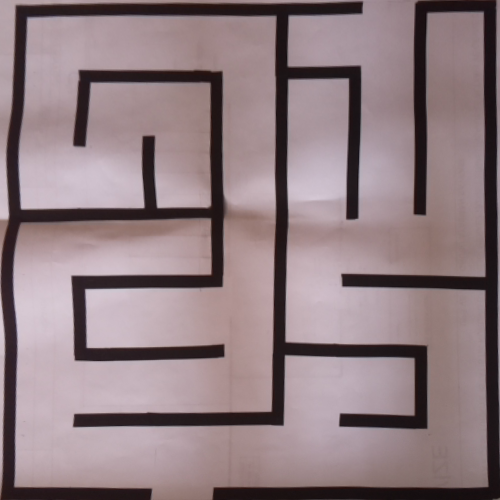
#> input picture fotolar/labirent_normalized.png, 500 x 500 px, found by its file name
$ python dilation.py
#> lines starting #> are read from the running program, lines starting #| are printed output that depends on the picture
import cv2
import numpy as np

img = cv2.imread('labirent_normalized.png')
#> img is the input picture: shape (500, 500, 3); mean B, G, R 128.9, 124.5, 143.3
kernel = np.ones((5,5),np.uint8)
erosion = cv2.erode(img,kernel,iterations=1)
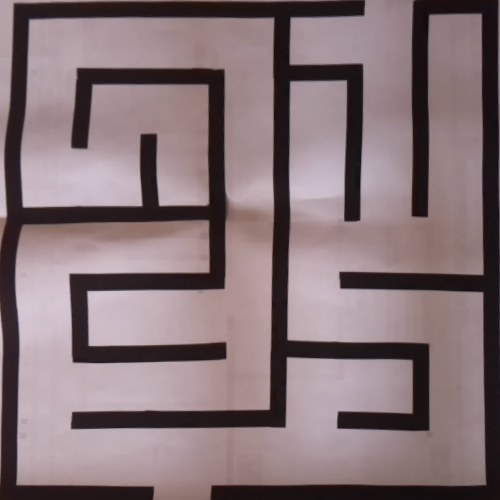
#> erosion: shape (500, 500, 3); mean B, G, R 118.2, 114.3, 132.6
dilation = cv2.dilate(img,kernel,iterations=1)
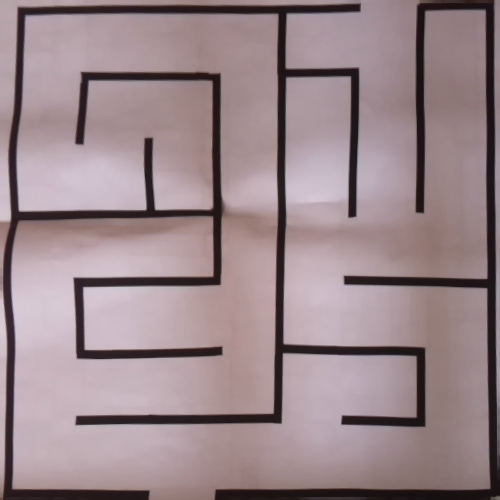
#> dilation: shape (500, 500, 3); mean B, G, R 139.7, 134.8, 154.2
cv2.imwrite('erosion.png',erosion)
cv2.imwrite('dilation.png',dilation)

$ run again, with fotolar/labirent.png copied over fotolar/labirent_normalized.png
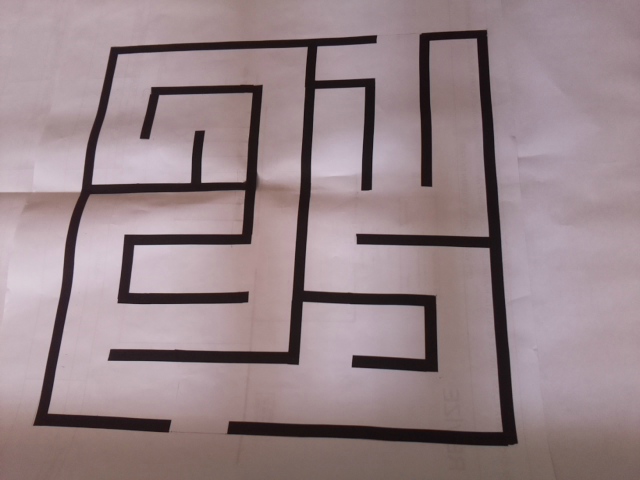
#> input picture fotolar/labirent.png, 640 x 480 px, found by its file name
#> img is the input picture: shape (480, 640, 3); mean B, G, R 136.6, 132, 151
#> `erosion = cv2.erode(img,kernel,iterations=1)`:
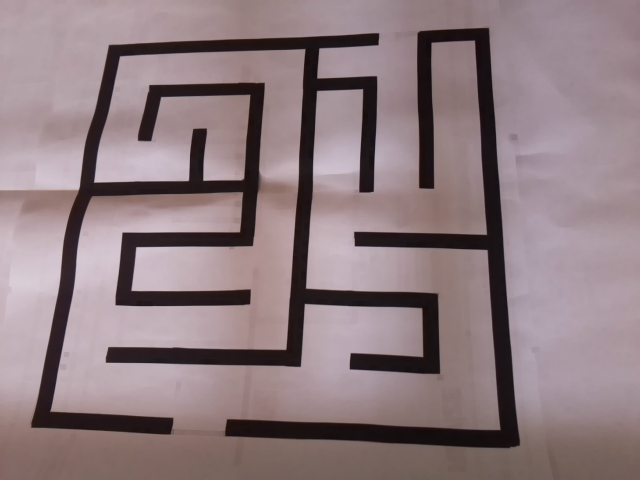
#> erosion: shape (480, 640, 3); mean B, G, R 127.7, 123.5, 142
#> `dilation = cv2.dilate(img,kernel,iterations=1)`:
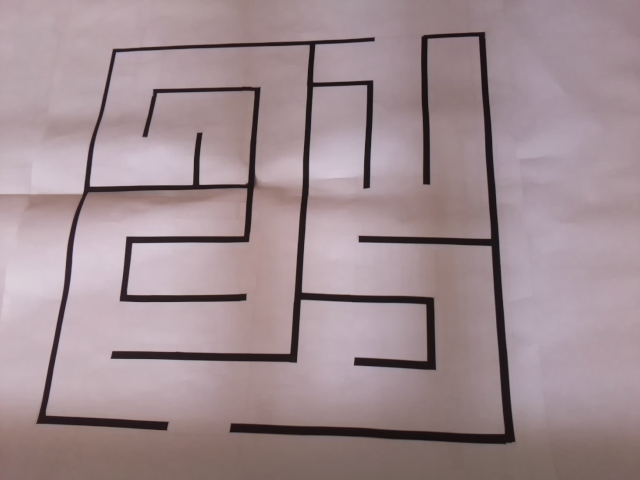
#> dilation: shape (480, 640, 3); mean B, G, R 145.5, 140.5, 159.9

$ run again, with fotolar/lbt.png copied over fotolar/labirent_normalized.png
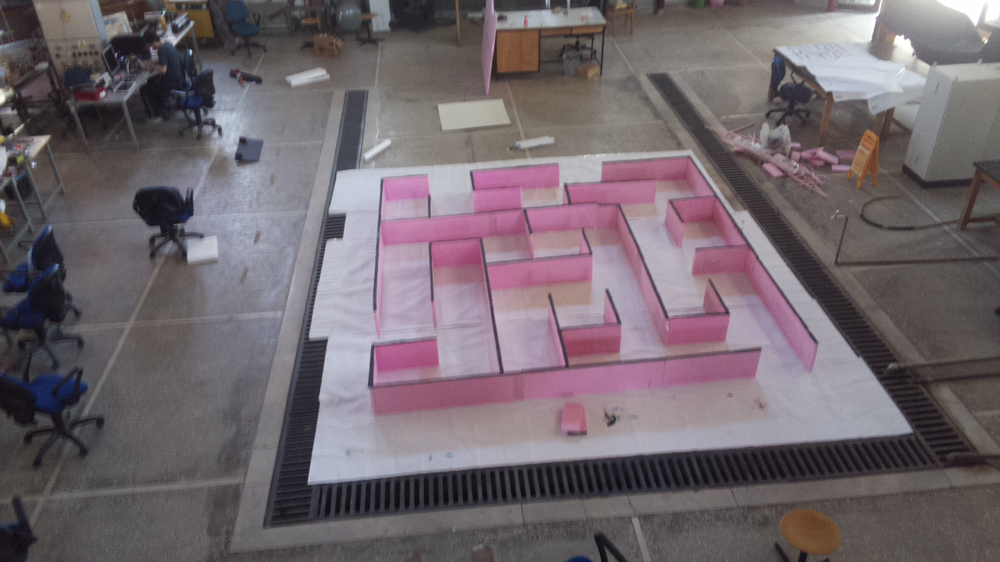
#> input picture fotolar/lbt.png, 1000 x 562 px, shrunk from 1366 x 768 before the run, found by its file name
#> img is the input picture: shape (562, 1000, 3); mean B, G, R 109.4, 103.2, 113.5
#> `erosion = cv2.erode(img,kernel,iterations=1)`:
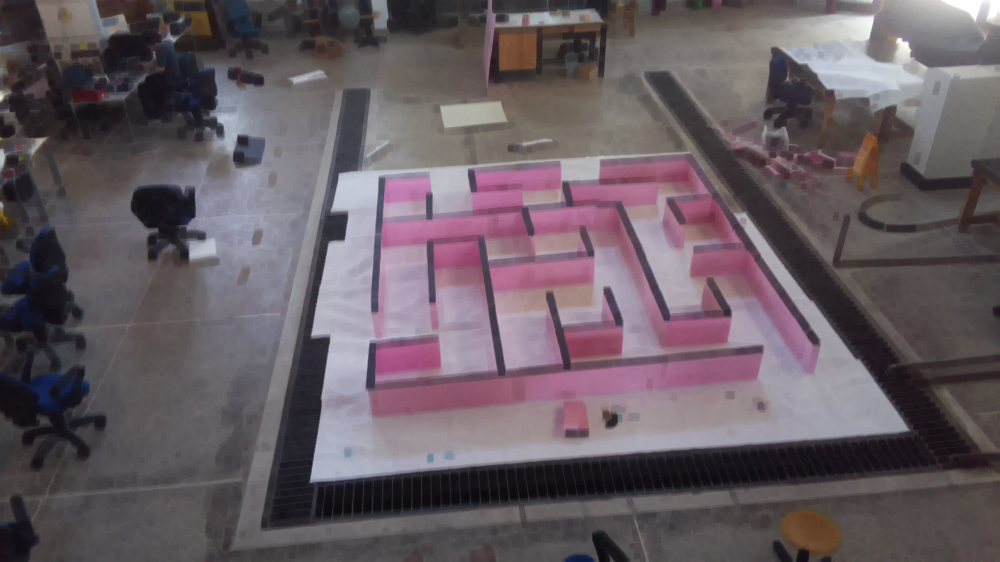
#> erosion: shape (562, 1000, 3); mean B, G, R 98.3, 91.7, 102.6
#> `dilation = cv2.dilate(img,kernel,iterations=1)`:
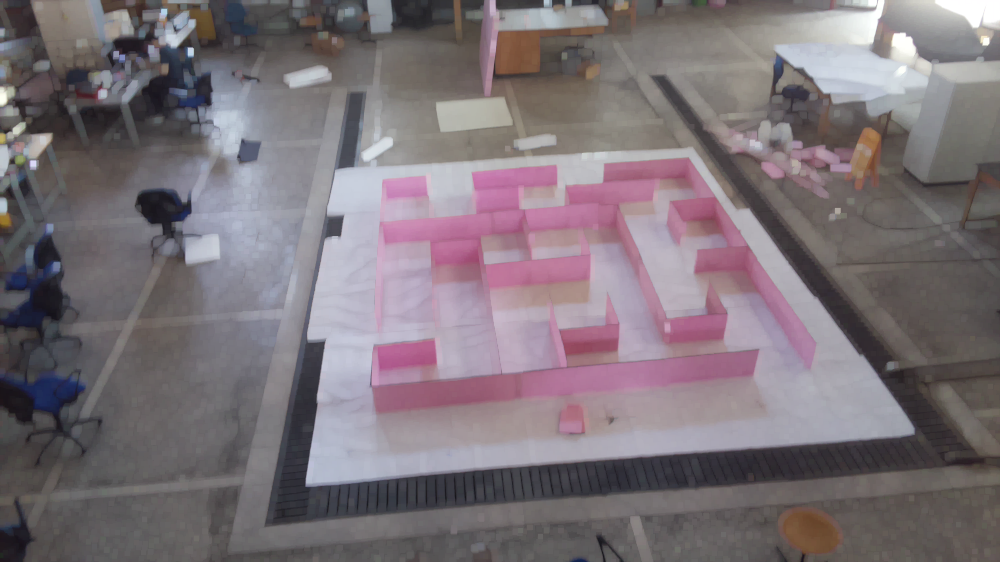
#> dilation: shape (562, 1000, 3); mean B, G, R 120.2, 114.4, 124

$ run again, with fotolar/lbt1.png copied over fotolar/labirent_normalized.png
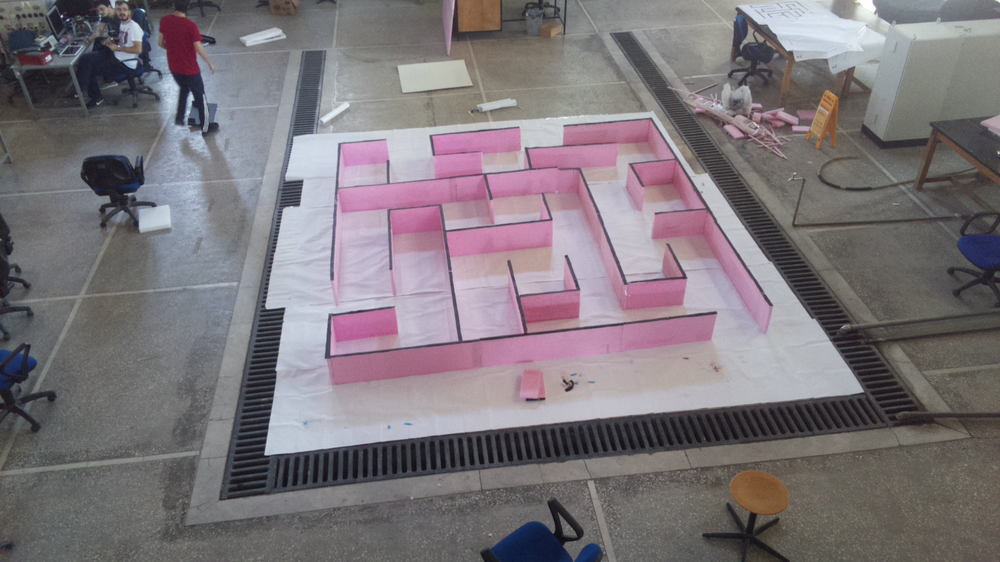
#> input picture fotolar/lbt1.png, 1000 x 562 px, shrunk from 1366 x 768 before the run, found by its file name
#> img is the input picture: shape (562, 1000, 3); mean B, G, R 122.5, 117.4, 124.4
#> `erosion = cv2.erode(img,kernel,iterations=1)`:
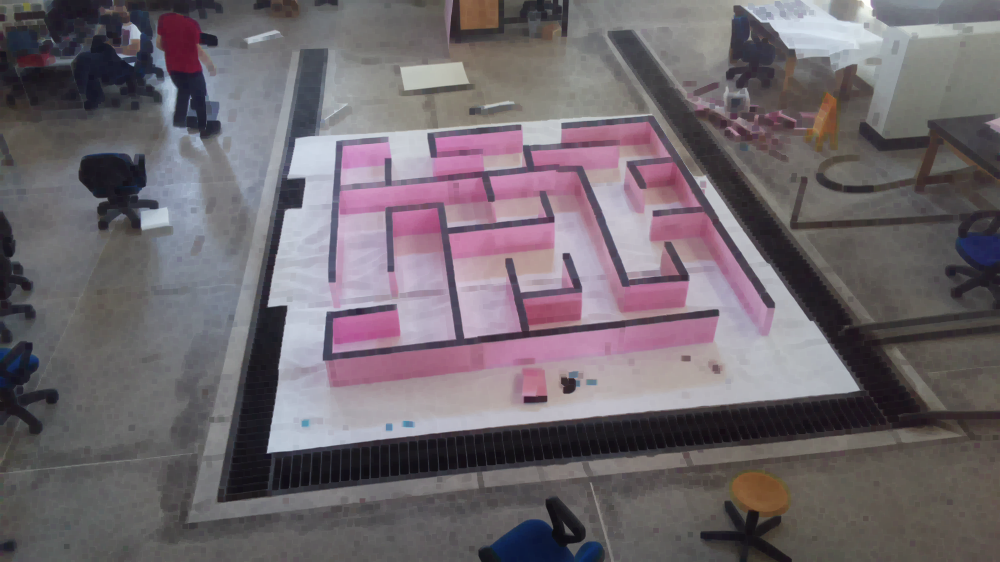
#> erosion: shape (562, 1000, 3); mean B, G, R 109, 103.2, 111
#> `dilation = cv2.dilate(img,kernel,iterations=1)`:
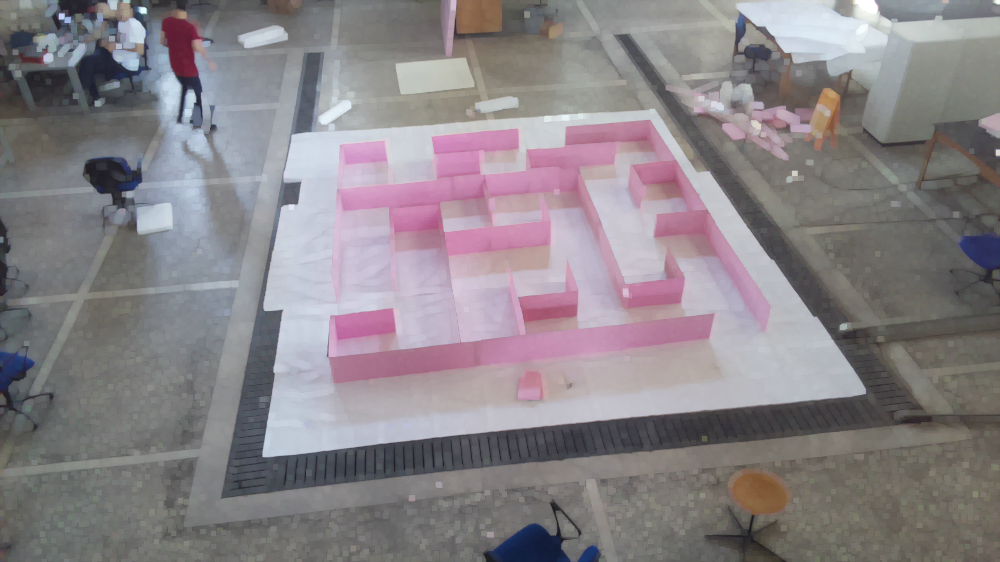
#> dilation: shape (562, 1000, 3); mean B, G, R 135.7, 131.3, 137.3
